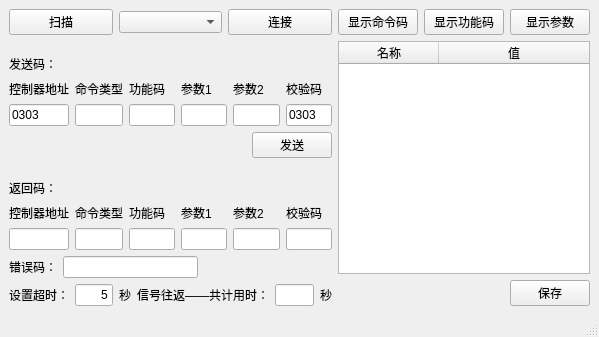
<?xml version="1.0" encoding="UTF-8"?>
<ui version="4.0">
 <class>MainWindow</class>
 <widget class="QMainWindow" name="MainWindow">
  <property name="geometry">
   <rect>
    <x>0</x>
    <y>0</y>
    <width>599</width>
    <height>337</height>
   </rect>
  </property>
  <property name="windowTitle">
   <string>彩科仪器串口通讯协议测试软件</string>
  </property>
  <widget class="QWidget" name="centralwidget">
   <layout class="QHBoxLayout" name="horizontalLayout_9">
    <item>
     <layout class="QVBoxLayout" name="verticalLayout">
      <item>
       <layout class="QHBoxLayout" name="horizontalLayout">
        <item>
         <widget class="QPushButton" name="btnScan">
          <property name="text">
           <string>扫描</string>
          </property>
         </widget>
        </item>
        <item>
         <widget class="QComboBox" name="comboBox"/>
        </item>
        <item>
         <widget class="QPushButton" name="btnConnect">
          <property name="text">
           <string>连接</string>
          </property>
         </widget>
        </item>
       </layout>
      </item>
      <item>
       <spacer name="verticalSpacer">
        <property name="orientation">
         <enum>Qt::Vertical</enum>
        </property>
        <property name="sizeHint" stdset="0">
         <size>
          <width>20</width>
          <height>44</height>
         </size>
        </property>
       </spacer>
      </item>
      <item>
       <layout class="QHBoxLayout" name="horizontalLayout_2">
        <item>
         <widget class="QLabel" name="label">
          <property name="text">
           <string>发送码：</string>
          </property>
         </widget>
        </item>
        <item>
         <spacer name="horizontalSpacer_3">
          <property name="orientation">
           <enum>Qt::Horizontal</enum>
          </property>
          <property name="sizeHint" stdset="0">
           <size>
            <width>40</width>
            <height>20</height>
           </size>
          </property>
         </spacer>
        </item>
       </layout>
      </item>
      <item>
       <layout class="QGridLayout" name="gridLayout">
        <item row="0" column="0">
         <widget class="QLabel" name="label_3">
          <property name="text">
           <string>控制器地址</string>
          </property>
         </widget>
        </item>
        <item row="0" column="1">
         <widget class="QLabel" name="label_5">
          <property name="text">
           <string>命令类型</string>
          </property>
         </widget>
        </item>
        <item row="0" column="2">
         <widget class="QLabel" name="label_6">
          <property name="text">
           <string>功能码</string>
          </property>
         </widget>
        </item>
        <item row="0" column="3">
         <widget class="QLabel" name="label_7">
          <property name="text">
           <string>参数1</string>
          </property>
         </widget>
        </item>
        <item row="0" column="4">
         <widget class="QLabel" name="label_8">
          <property name="text">
           <string>参数2</string>
          </property>
         </widget>
        </item>
        <item row="0" column="5">
         <widget class="QLabel" name="label_9">
          <property name="text">
           <string>校验码</string>
          </property>
         </widget>
        </item>
        <item row="1" column="0">
         <widget class="QLineEdit" name="lineEditSendCtrlAddr">
          <property name="text">
           <string>0303</string>
          </property>
         </widget>
        </item>
        <item row="1" column="1">
         <widget class="QLineEdit" name="lineEditSendCmdType"/>
        </item>
        <item row="1" column="2">
         <widget class="QLineEdit" name="lineEditSendFunCode"/>
        </item>
        <item row="1" column="3">
         <widget class="QLineEdit" name="lineEditSendParam1"/>
        </item>
        <item row="1" column="4">
         <widget class="QLineEdit" name="lineEditSendParam2"/>
        </item>
        <item row="1" column="5">
         <widget class="QLineEdit" name="lineEditSendCeckCode">
          <property name="text">
           <string>0303</string>
          </property>
         </widget>
        </item>
       </layout>
      </item>
      <item>
       <layout class="QHBoxLayout" name="horizontalLayout_3">
        <item>
         <spacer name="horizontalSpacer">
          <property name="orientation">
           <enum>Qt::Horizontal</enum>
          </property>
          <property name="sizeHint" stdset="0">
           <size>
            <width>40</width>
            <height>20</height>
           </size>
          </property>
         </spacer>
        </item>
        <item>
         <widget class="QPushButton" name="btnSend">
          <property name="text">
           <string>发送</string>
          </property>
         </widget>
        </item>
       </layout>
      </item>
      <item>
       <spacer name="verticalSpacer_2">
        <property name="orientation">
         <enum>Qt::Vertical</enum>
        </property>
        <property name="sizeHint" stdset="0">
         <size>
          <width>20</width>
          <height>44</height>
         </size>
        </property>
       </spacer>
      </item>
      <item>
       <layout class="QHBoxLayout" name="horizontalLayout_4">
        <item>
         <widget class="QLabel" name="label_2">
          <property name="text">
           <string>返回码：</string>
          </property>
         </widget>
        </item>
        <item>
         <spacer name="horizontalSpacer_4">
          <property name="orientation">
           <enum>Qt::Horizontal</enum>
          </property>
          <property name="sizeHint" stdset="0">
           <size>
            <width>40</width>
            <height>20</height>
           </size>
          </property>
         </spacer>
        </item>
       </layout>
      </item>
      <item>
       <layout class="QGridLayout" name="gridLayout_2">
        <item row="0" column="0">
         <widget class="QLabel" name="label_4">
          <property name="text">
           <string>控制器地址</string>
          </property>
         </widget>
        </item>
        <item row="0" column="1">
         <widget class="QLabel" name="label_10">
          <property name="text">
           <string>命令类型</string>
          </property>
         </widget>
        </item>
        <item row="0" column="2">
         <widget class="QLabel" name="label_11">
          <property name="text">
           <string>功能码</string>
          </property>
         </widget>
        </item>
        <item row="0" column="3">
         <widget class="QLabel" name="label_12">
          <property name="text">
           <string>参数1</string>
          </property>
         </widget>
        </item>
        <item row="0" column="4">
         <widget class="QLabel" name="label_13">
          <property name="text">
           <string>参数2</string>
          </property>
         </widget>
        </item>
        <item row="0" column="5">
         <widget class="QLabel" name="label_14">
          <property name="text">
           <string>校验码</string>
          </property>
         </widget>
        </item>
        <item row="1" column="0">
         <widget class="QLineEdit" name="lineEditRecvCtrlAddr"/>
        </item>
        <item row="1" column="1">
         <widget class="QLineEdit" name="lineEditRecvCmdType"/>
        </item>
        <item row="1" column="2">
         <widget class="QLineEdit" name="lineEditRecvFunCode"/>
        </item>
        <item row="1" column="3">
         <widget class="QLineEdit" name="lineEditRecvParam1"/>
        </item>
        <item row="1" column="4">
         <widget class="QLineEdit" name="lineEditRecvParam2"/>
        </item>
        <item row="1" column="5">
         <widget class="QLineEdit" name="lineEditRecvCeckCode"/>
        </item>
       </layout>
      </item>
      <item>
       <layout class="QHBoxLayout" name="horizontalLayout_8">
        <item>
         <widget class="QLabel" name="label_19">
          <property name="text">
           <string>错误码：</string>
          </property>
         </widget>
        </item>
        <item>
         <widget class="QLineEdit" name="lineEditErrorCode">
          <property name="text">
           <string/>
          </property>
          <property name="alignment">
           <set>Qt::AlignRight|Qt::AlignTrailing|Qt::AlignVCenter</set>
          </property>
         </widget>
        </item>
        <item>
         <spacer name="horizontalSpacer_6">
          <property name="orientation">
           <enum>Qt::Horizontal</enum>
          </property>
          <property name="sizeHint" stdset="0">
           <size>
            <width>40</width>
            <height>20</height>
           </size>
          </property>
         </spacer>
        </item>
       </layout>
      </item>
      <item>
       <layout class="QHBoxLayout" name="horizontalLayout_5">
        <item>
         <widget class="QLabel" name="label_18">
          <property name="text">
           <string>设置超时：</string>
          </property>
         </widget>
        </item>
        <item>
         <widget class="QLineEdit" name="lineEditLimitTime">
          <property name="text">
           <string>5</string>
          </property>
          <property name="alignment">
           <set>Qt::AlignRight|Qt::AlignTrailing|Qt::AlignVCenter</set>
          </property>
         </widget>
        </item>
        <item>
         <widget class="QLabel" name="label_17">
          <property name="text">
           <string>秒</string>
          </property>
         </widget>
        </item>
        <item>
         <spacer name="horizontalSpacer_2">
          <property name="orientation">
           <enum>Qt::Horizontal</enum>
          </property>
          <property name="sizeHint" stdset="0">
           <size>
            <width>40</width>
            <height>20</height>
           </size>
          </property>
         </spacer>
        </item>
        <item>
         <widget class="QLabel" name="label_15">
          <property name="text">
           <string>信号往返——共计用时：</string>
          </property>
         </widget>
        </item>
        <item>
         <widget class="QLineEdit" name="lineEditTimeCount">
          <property name="alignment">
           <set>Qt::AlignRight|Qt::AlignTrailing|Qt::AlignVCenter</set>
          </property>
         </widget>
        </item>
        <item>
         <widget class="QLabel" name="label_16">
          <property name="text">
           <string>秒</string>
          </property>
         </widget>
        </item>
       </layout>
      </item>
     </layout>
    </item>
    <item>
     <layout class="QVBoxLayout" name="verticalLayout_2">
      <item>
       <layout class="QHBoxLayout" name="horizontalLayout_6">
        <item>
         <widget class="QPushButton" name="btnShowCommendCode">
          <property name="text">
           <string>显示命令码</string>
          </property>
         </widget>
        </item>
        <item>
         <widget class="QPushButton" name="brnShowFunctionCode">
          <property name="text">
           <string>显示功能码</string>
          </property>
         </widget>
        </item>
        <item>
         <widget class="QPushButton" name="btnShowParameter">
          <property name="text">
           <string>显示参数</string>
          </property>
         </widget>
        </item>
       </layout>
      </item>
      <item>
       <widget class="QTableWidget" name="tableWidget">
        <attribute name="horizontalHeaderStretchLastSection">
         <bool>true</bool>
        </attribute>
        <column>
         <property name="text">
          <string>名称</string>
         </property>
        </column>
        <column>
         <property name="text">
          <string>值</string>
         </property>
        </column>
       </widget>
      </item>
      <item>
       <layout class="QHBoxLayout" name="horizontalLayout_7">
        <item>
         <spacer name="horizontalSpacer_5">
          <property name="orientation">
           <enum>Qt::Horizontal</enum>
          </property>
          <property name="sizeHint" stdset="0">
           <size>
            <width>108</width>
            <height>20</height>
           </size>
          </property>
         </spacer>
        </item>
        <item>
         <widget class="QPushButton" name="btnSave">
          <property name="text">
           <string>保存</string>
          </property>
         </widget>
        </item>
       </layout>
      </item>
     </layout>
    </item>
   </layout>
  </widget>
  <widget class="QMenuBar" name="menubar">
   <property name="geometry">
    <rect>
     <x>0</x>
     <y>0</y>
     <width>599</width>
     <height>23</height>
    </rect>
   </property>
  </widget>
  <widget class="QStatusBar" name="statusbar"/>
 </widget>
 <resources/>
 <connections/>
</ui>
